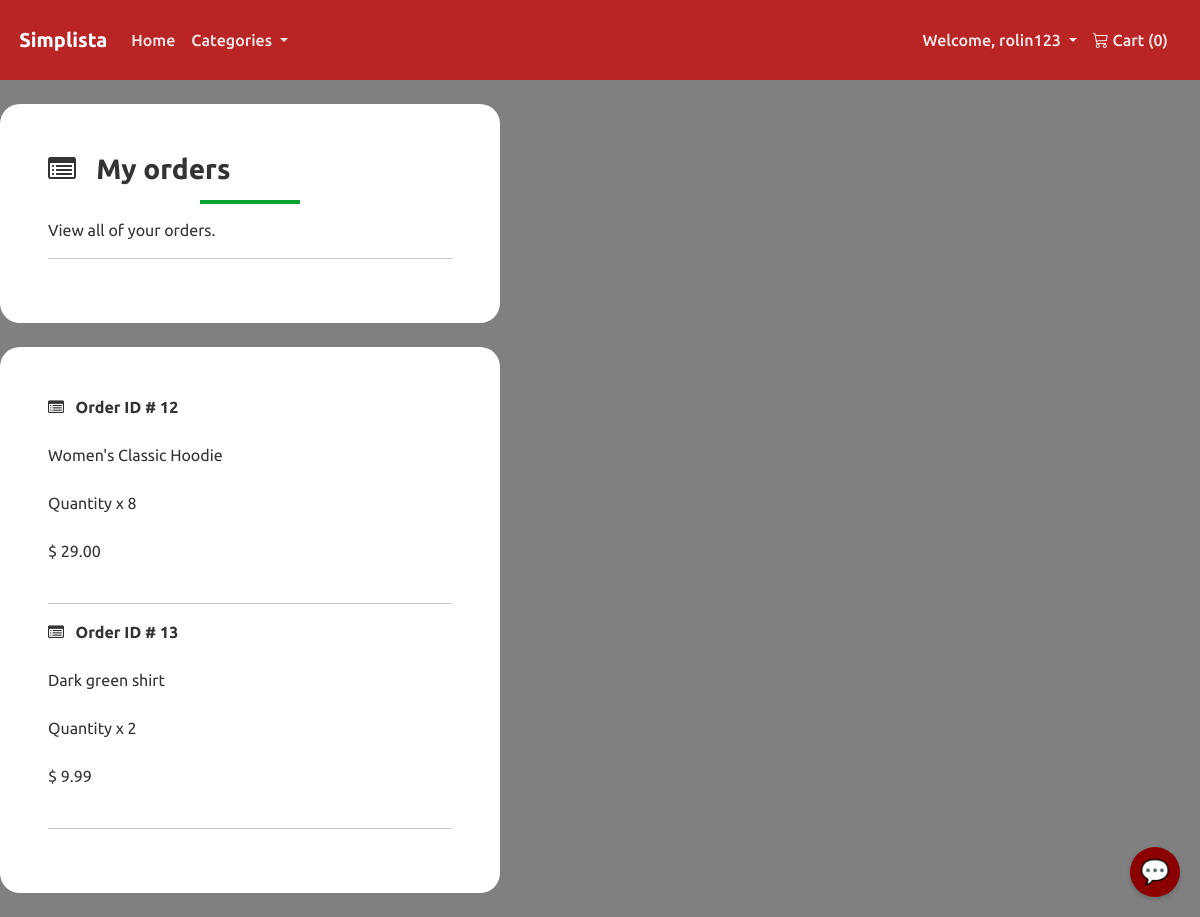
The page /account/track-orders (signed in) on the database its author committed.
### payment/models.py (models this page shows, shortened)
class OrderItem(models.Model):
    order = models.ForeignKey(Order, on_delete=models.CASCADE, null=True)
    product = models.ForeignKey(Product, on_delete=models.CASCADE, null=True)
    quantity = models.PositiveBigIntegerField(default=1)
    price = models.DecimalField(max_digits=8, decimal_places=2)
    user = models.ForeignKey(User, on_delete=models.CASCADE, null=True, blank=True)

### store/models.py (models this page shows, shortened)
class Product(models.Model):
    category = models.ForeignKey(Category, related_name='product', on_delete=models.CASCADE, null=True)
    title = models.CharField(max_length=250)
    brand = models.CharField(max_length=250, default='un-branded')
    description = models.TextField(blank=True)
    slug = models.SlugField(max_length=255)
    price = models.DecimalField(max_digits=6, decimal_places=2)
    image = models.ImageField(upload_to='images/')
    class Meta:
        verbose_name_plural = 'products'
    def __str__(self):
        return self.title

### account/views.py (the view)
# urls.py: path('track-orders', views.track_orders, name='track-orders'),
@login_required(login_url='my-login')
def track_orders(request):
    try:
        orders = OrderItem.objects.filter(user=request.user)
        context = {'orders':orders}
        return render(request, 'account/track-orders.html', context=context)
    except:
        return render(request, 'account/track-orders.html')

### cart/cart.py (called while the page is built)
    def __len__(self):
        return sum(item['qty'] for item in self.cart.values())

### cart/context_processors.py (called while the page is built)
def cart(request):
    return {'cart': Cart(request)}

### store/context_processors.py (called while the page is built)
def categories(request):
    return {
        'categories': Category.objects.all()
    }

### store/models.py (called while the page is built)
    def get_absolute_url(self):
        return reverse('list-category', args=[self.slug])

### account/templates/account/track-orders.html (shortened to what this page needs)
{% include "store/base.html" %}
{% load static %}
{% load crispy_forms_tags %}
{% block content %}
    <div class="container bg-white shadow-md p-5 form-layout ">
        <h3> <i class="fa fa-list-alt" aria-hidden="true"></i> &nbsp; My orders </h3>
        <p> View all of your orders. </p>
        <hr>
    </div>
    <div class="container bg-white shadow-md p-5 form-layout ">
        {% for order in orders %}
            <strong> <i class="fa fa-list-alt" aria-hidden="true"></i> &nbsp;  Order ID # {{order.id}} </strong>
            <br> <br>
            {{order.product}}
            <br> <br>
            Quantity x {{order.quantity}}
            <br> <br>
            $ {{order.price}}
            <br> <br>
            <hr>
        {% endfor %}
    </div>
{% endblock %}

### store/templates/store/base.html (shortened to what this page needs)
{% load static %}
<!DOCTYPE html>
<html>
<head>
    <link rel="stylesheet" href="https://bootswatch.com/5/united/bootstrap.min.css" />
    <link rel="stylesheet" href="https://cdnjs.cloudflare.com/ajax/libs/font-awesome/4.7.0/css/font-awesome.min.css" />
    <link rel="stylesheet" href="https://cdn.jsdelivr.net/npm/bootstrap-icons@1.11.3/font/bootstrap-icons.min.css" />
    <link rel="stylesheet" href="{% static 'css/styles.css' %}" />
    <link rel="stylesheet" href="{% static 'css/cart.css' %}">
    <link rel="stylesheet" href="{% static 'css/chatbot.css' %}">
    <link rel="stylesheet" href="{% static 'css/custom.css' %}">
</head>
<nav class="navbar navbar-expand-lg bg-primary justify-content-center">
    <a class="navbar-brand main-heading text-white" href="{% url 'store' %}">
        &nbsp; &nbsp; Simplista
    </a>
    <div class="collapse navbar-collapse" id="navbarSupportedContent">
        <ul class="navbar-nav me-auto mb-2 mb-lg-0">
            <li class="nav-item">
                <a class="nav-link text-white" href="{% url 'store' %}">Home</a>
            </li>
            <li class="nav-item dropdown">
                <a class="nav-link dropdown-toggle text-white" href="#" id="categoriesDropdown" role="button"
                    data-bs-toggle="dropdown" aria-expanded="false">
                    Categories
                </a>
            </li>
        </ul>
        <ul class="navbar-nav ms-auto me-4 mb-2 mb-lg-0">
            {% if user.is_authenticated %}
            <li class="nav-item dropdown">
                <a class="nav-link dropdown-toggle text-white" href="#" id="userDropdown" role="button"
                    data-bs-toggle="dropdown" aria-expanded="false">
                    Welcome, {{ user.username }}
                </a>
            </li>
            <li class="nav-item">
                <a class="nav-link text-white" href="{% url 'cart-summary' %}">
                    <i class="bi bi-cart3"></i> Cart (<span id="cart-qty">{{ cart|length }}</span>)
                </a>
            </li>
            {% endif %}
        </ul>
    </div>
</nav>
<body>
    <button onclick="toggleChatbot()" class="chatbot-toggle">💬</button>
</body>
</html>

### static/css/styles.css (style rules this page uses)
html, body { margin: 0; padding: 0; width: 100%; }
.container { width: 100%; padding: 0; margin: 0; }
.form-layout { border-radius: 20px; width: 500px; }
.nav-item .nav-link { color: rgba(255, 255, 255, 0.85); transition: color 0.15s ease-in-out; }
.navbar-brand { font-weight: 600; color: #ffffff; }
.nav-link.text-white { color: rgba(255, 255, 255, 0.9) !important; font-weight: 500; transition: color 0.2s ease-in-out; padding: 0.5rem 1rem; }
h3 { font-weight: 600; margin-bottom: 1.5rem; position: relative; padding-bottom: 0.5rem; }
h3::after { content: ''; position: absolute; left: 50%; transform: translateX(-50%); bottom: -10px; width: 100px; height: 4px; background-color: #09a332; }

### static/css/chatbot.css (style rules this page uses)
:root { --deep-red: #8B0000; --fire-brick: #B22222; --crimson: #DC143C; --light-red: #FFE4E1; }
body .chatbot-toggle { position: fixed; bottom: 20px; right: 20px; background: var(--deep-red) !important; color: white !important; border: none; border-radius: 50%; width: 50px; height: 50px; cursor: pointer; z-index: 1000; display: flex; align-items: center; justify-content: center; font-size: 24px; box-shadow: 0 2px 5px rgba(0, 0, 0, 0.2); }

### store/static/css/custom.css (style rules this page uses)
.navbar { padding-top: 20px; padding-bottom: 20px; }
.bg-primary:not(.checkout-related), .navbar.bg-primary { background-color: rgb(185, 37, 37) !important; }
a:not([href*="checkout"]):not(.checkout-related) { color: #d53030; }

### account/templates/account/track-orders.html (style rules this page uses)
body { background-color: gray; }

### rows shown on the page
OrderItem: id "12", product "Women's Classic Hoodie", quantity "8", price "29.00"
OrderItem: id "13", product "Dark green shirt", quantity "2", price "9.99"

### other values the page prints
{{ user.username }} "rolin123"
{{ cart|length }} "0"
